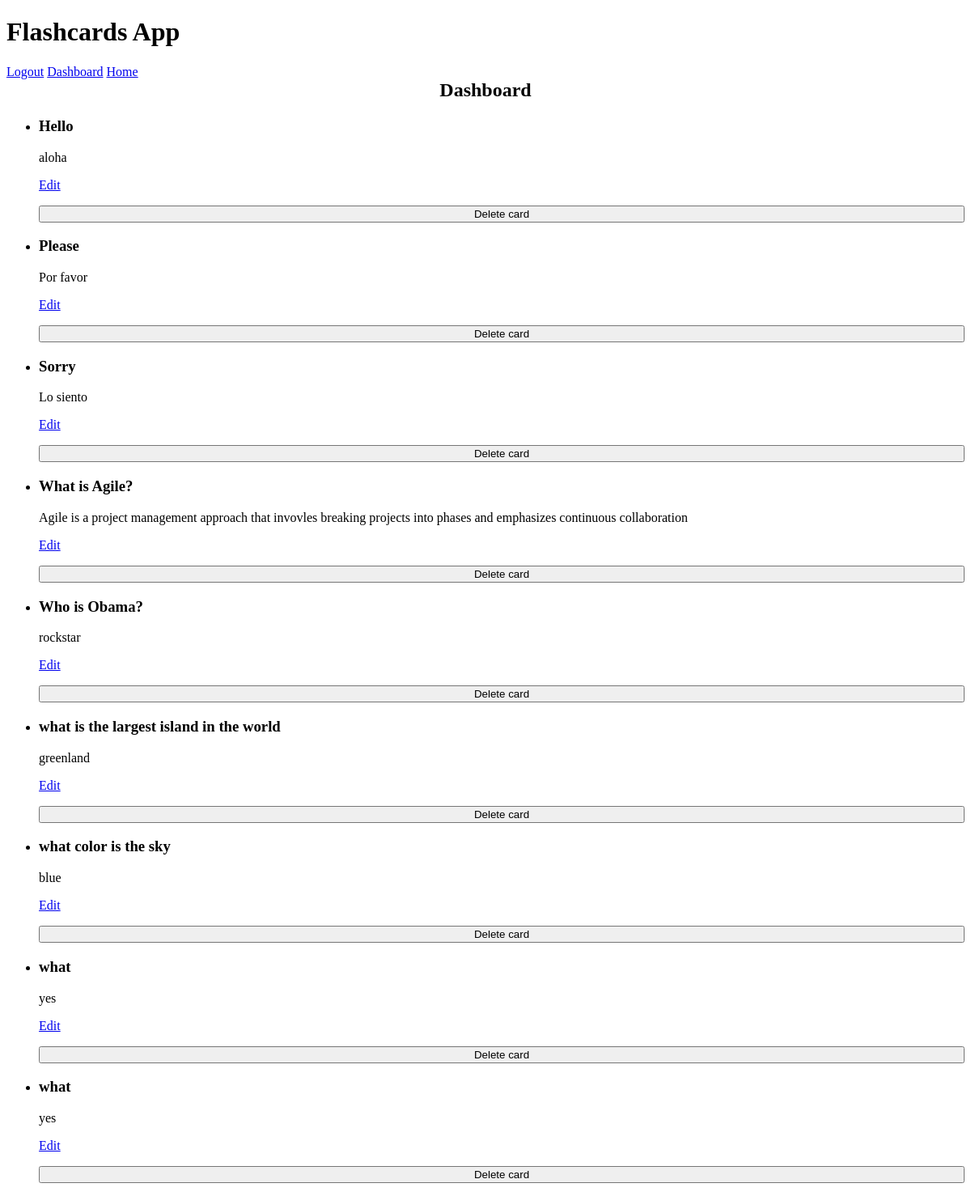
/cards/dashboard/ (signed in), run on the app's committed database.
### cards/models.py (models this page shows, shortened)
class Card(models.Model): # database model ORM
    question = models.CharField(max_length=100)
    answer = models.CharField(max_length=100)
    box = models.IntegerField(
        choices=zip(BOXES, BOXES),
        default=BOXES[0],
    )
    date_created = models.DateTimeField(auto_now_add=True)

### cards/views.py (the view)
class DashboardView(LoginRequiredMixin, ListView):
    login_url = "/accounts/login/"
    redirect_field_name = "redirected_to"
    model = Card
    template_name = 'cards/dashboard.html'  # Set the correct path to your template
    context_object_name = 'cards'  # Name of the variable to be used in the template

### cards/templates/cards/dashboard.html (shortened to what this page needs)
{% extends "cards/base.html" %}
{% block content %}
  <h2>Dashboard</h2>
  <ul>
    {% for card in cards %}
      <li>
        <h3>{{ card.question }}</h3>
        <p>{{ card.answer }}</p>
        <p><a href="{% url 'cards:card-update' pk=card.pk %}">Edit</a></p>
        <form method="post" action="{% url 'cards:card-delete' card.pk %}">
            <input type="submit" value="Delete card">
        </form>
      </li>
    {% empty %}
      <li>No cards yet.</li>
    {% endfor %}
  </ul>
{% endblock %}

### cards/templates/cards/base.html (style rules this page uses)
:root { --accent: #6e48ad; --accent-bg: white; --bg: #fff; --text: #212121; --text-light: #585858; --border: #d8dae1; --code: #d81b60; --preformatted: #444; }
h2 { text-align: center; }
h2, h4 { margin-top: 0; }
input, select, textarea { width: 100%; }

### data on the page
Card: question "Hello", answer "aloha"
Card: question "Please", answer "Por favor"
Card: question "Sorry", answer "Lo siento"
Card: question "What is Agile?", answer "Agile is a project management approach that invovles breaking projects into phases and emphasizes continuous collaboration"
Card: question "Who is Obama?", answer "rockstar"
Card: question "what is the largest island in the world", answer "greenland"
Card: question "what color is the sky", answer "blue"
Card: question "what", answer "yes"
Card: question "what", answer "yes"
